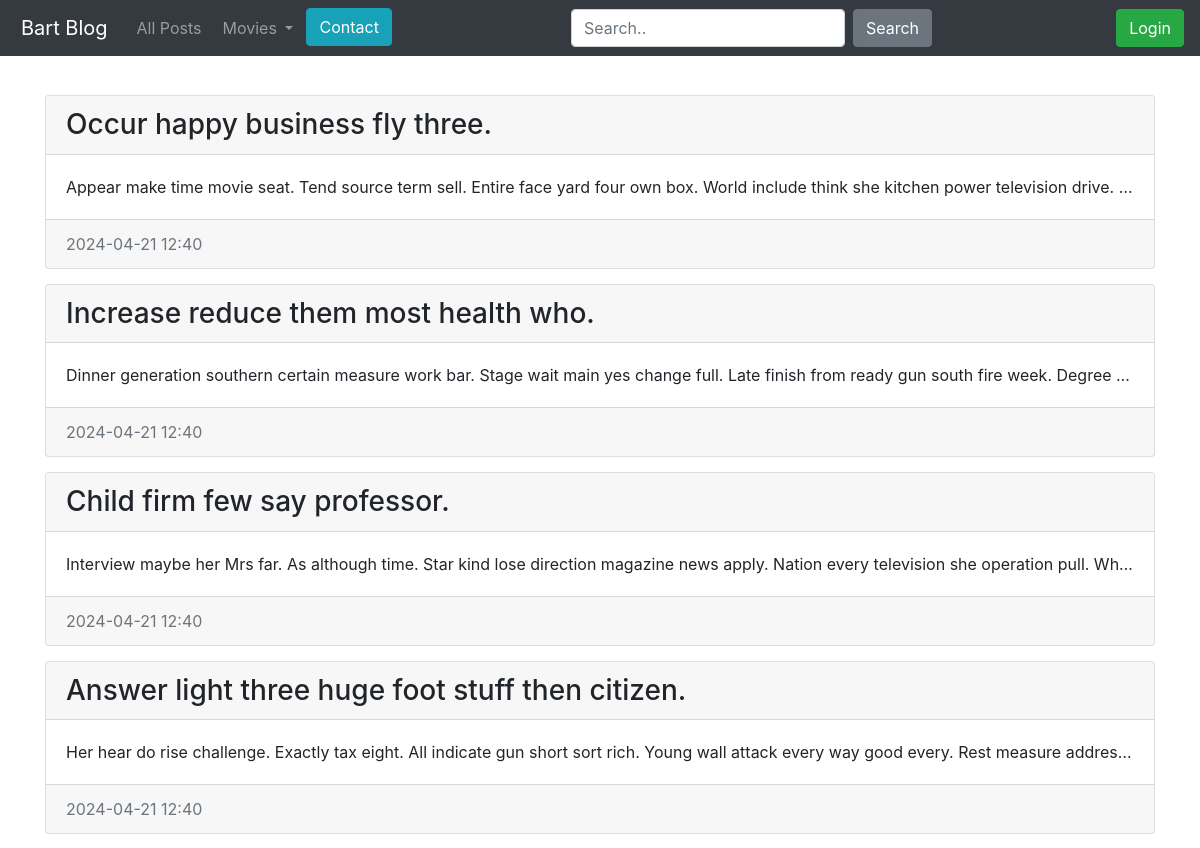
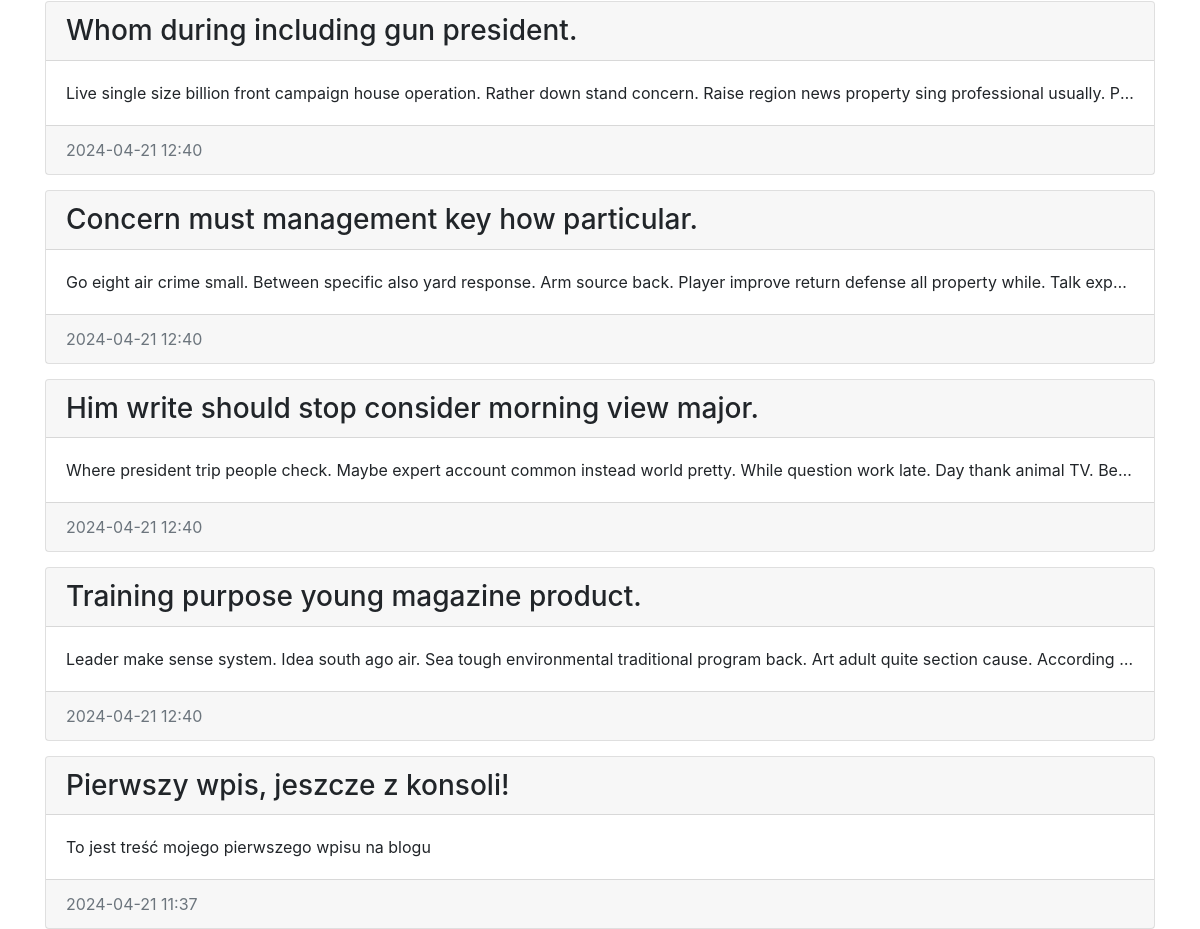
/post_all, run on the app's committed database (2 pictures, top to bottom).
### blog/models.py (models this page shows)
class Entry(db.Model):
    id = db.Column(db.Integer, primary_key=True)
    title = db.Column(db.String(80), nullable=False)
    body = db.Column(db.Text, nullable=False)
    pub_date = db.Column(db.DateTime, nullable=False,
                         default=datetime.datetime.utcnow)
    is_published = db.Column(db.Boolean, default=False)

### blog/routes.py (the view)
@app.route('/post_all')
def post_all():
    all_posts = Entry.query.filter_by(is_published=True).order_by(Entry.pub_date.desc())
    return render_template('homepage.html', all_posts=all_posts)

### blog/routes.py (called while the page is built)
def get_list_types():
    return LIST_TYPES

@app.context_processor
def inject_list_types():
    return dict(list_types=get_list_types())

@app.context_processor
def utility_processor():
    def tmdb_image_url(path,size):
        return tmdb_client.get_poster_url(path,size)
    return {'tmdb_image_url': tmdb_image_url}

### blog/templates/homepage.html (shortened to what this page needs)
{% extends 'base.html' %}
{% block content %}
    {% for post in all_posts %}
        <div class="card">
            <h3 class="card-header">
                {{post.title}}
            </h3>
            <div class="card-body">
                <p class="card-text">
                    {{post.body}}
                </p>
            </div>
            <div class="card-footer text-muted">
                {{post.pub_date.strftime('%Y-%m-%d %H:%M')}}
            </div>
        </div>
    {% endfor %}
{% endblock content%}

### blog/templates/base.html (shortened to what this page needs)
<!doctype html>
<html lang="en">
<head>
 <link rel="stylesheet" href="https://stackpath.bootstrapcdn.com/bootstrap/4.5.0/css/bootstrap.min.css"
>
</head>
<body>
  <body>
    <nav class="navbar navbar-expand-md navbar-dark bg-dark fixed-top">
      <a class="navbar-brand" href="{{ url_for('index') }}">Bart Blog</a>
      <div class="collapse navbar-collapse" id="navbarsExampleDefault">
          <ul class="navbar-nav mr-auto">
              <li class="nav-item">
                  <a class="nav-link" href="{{ url_for('post_all') }}">All Posts</a>
              </li>
              <li class="nav-item dropdown">
                <a class="nav-link dropdown-toggle" href="#" id="navbarDropdown" role="button" data-toggle="dropdown" aria-haspopup="true" aria-expanded="false">
                  Movies
                </a>
              </li>
              <li class="nav-item">
                <a class="btn btn-info " href="{{url_for('contact')}}" role="button">Contact</a>
              </li>
          </ul>
          <form class="form-inline my-2 my-lg-0">
              <input class="form-control mr-sm-2" type="text" placeholder="Search.." aria-label="Szukaj">
              <button class="btn btn-secondary my-2 my-sm-0" type="submit">Search</button>
          </form>
          <ul class="navbar-nav ml-auto">
              <li class="nav-item">
                {% if session.logged_in %}
                  <form class="form-inline my-2 my-lg-0" action="{{ url_for('logout') }}" method="POST">
                    <button class="btn btn-danger my-2 my-sm-0" type="submit">Log Out</button>
                  </form>
                {% else %}
                  <a class="btn btn-success my-2 my-lg-0 " href="{{ url_for('login') }}">Login</a>
                {% endif %}
              </li>
          </ul>
      </div>
    </nav>
 <main role="main" class="container">
   {% block content %}
   {% endblock %}
 </main>
</html>

### blog/templates/homepage.html (style rules this page uses)
body { padding-top: 5rem; }
.card { margin-top: 15px; }
.card-text { overflow: hidden; text-overflow: ellipsis; white-space: nowrap; }
a { margin-left: 5px; }

### data on the page
Entry: title "Occur happy business fly three.", body "Appear make time movie seat. Tend source term sell. Entire face yard four own box. World include think she kitchen power television drive.…", pub_date "2024-04-21 12:40"
Entry: title "Increase reduce them most health who.", body "Dinner generation southern certain measure work bar. Stage wait main yes change full. Late finish from ready gun south fire week. Degree…", pub_date "2024-04-21 12:40"
Entry: title "Child firm few say professor.", body "Interview maybe her Mrs far. As although time. Star kind lose direction magazine news apply. Nation every television she operation pull. Wh…", pub_date "2024-04-21 12:40"
Entry: title "Answer light three huge foot stuff then citizen.", body "Her hear do rise challenge. Exactly tax eight. All indicate gun short sort rich. Young wall attack every way good every. Rest measure addres…", pub_date "2024-04-21 12:40"
Entry: title "Whom during including gun president.", body "Live single size billion front campaign house operation. Rather down stand concern. Raise region news property sing professional usually. P…", pub_date "2024-04-21 12:40"
Entry: title "Concern must management key how particular.", body "Go eight air crime small. Between specific also yard response. Arm source back. Player improve return defense all property while. Talk exp…", pub_date "2024-04-21 12:40"
Entry: title "Him write should stop consider morning view major.", body "Where president trip people check. Maybe expert account common instead world pretty. While question work late. Day thank animal TV. Be…", pub_date "2024-04-21 12:40"
Entry: title "Training purpose young magazine product.", body "Leader make sense system. Idea south ago air. Sea tough environmental traditional program back. Art adult quite section cause. According…", pub_date "2024-04-21 12:40"
Entry: title "Pierwszy wpis, jeszcze z konsoli!", body "To jest treść mojego pierwszego wpisu na blogu", pub_date "2024-04-21 11:37"
